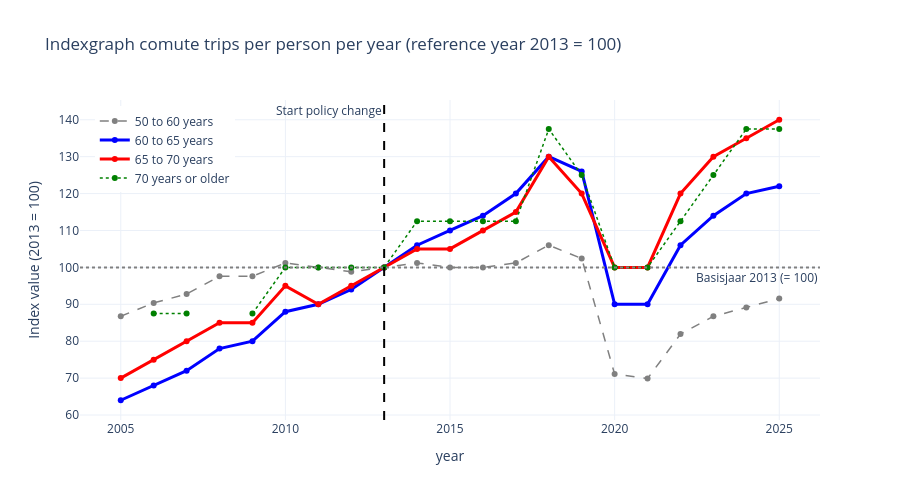

Notebook source saved alongside this figure:
### Code cell
# Make a copy of the filtered data to use for calculating the indexed figure 
df_indexed = df_filtered.copy()
reference_year = 2013                                            #set 2013, the year introducing the policy, as the reference year

# Calculate index value per age group (value /value in reference year * 100)
for age in column_dictionary.keys():
    if age in df_indexed.columns:
        reference_value = df_indexed.loc[df_indexed['year_clean'] == reference_year, age].values[0]
        
        # Bereken de indexkolom
        df_indexed[age + '_index'] = (df_indexed[age] / reference_value) * 100

# Make a new empty figure to make this index plot
fig_index = go.Figure()

styles = {                                                                      #make styles again
    '50 to 60 years': {'dash': 'dash', 'color': 'gray'},
    '60 to 65 years': {'dash': 'solid', 'color': 'blue'},
    '65 to 70 years': {'dash': 'solid', 'color': 'red'},      
    '70 years or older': {'dash': 'dot', 'color': 'green'}}

for age in column_dictionary.keys():                                            #add agegroups to index lines again      
    if age in df_indexed.columns:
        style = styles.get(age, {'dash': 'solid', 'color': 'black'})
        index_column = age + '_index'
        
        fig_index.add_trace(go.Scatter(
            x=df_indexed['year_clean'],
            y=df_indexed[index_column],
            mode='lines+markers',
            name=f"{age}",
            line=dict(
                color=style['color'], 
                dash=style['dash'], 
                width=3 if '65' in age else 1.5)))

# add horizontal line to help visualize 100
fig_index.add_hline(
    y=100, 
    line_dash="dot", 
    line_color="gray", 
    annotation_text=f"Basisjaar {reference_year} (= 100)", 
    annotation_position="bottom right")

# add vertical line at reference year 2013 to help visualise the start of the policy change
fig_index.add_vline(
    x=2013, 
    line_dash="dash", 
    line_color="black", 
    annotation_text="Start policy change", 
    annotation_position="top left")

# Layout 
fig_index.update_layout(
    title=f'Indexgraph comute trips per person per year (reference year {reference_year} = 100)',
    xaxis_title='year',
    yaxis_title='Index value (2013 = 100)',
    template='plotly_white',
    hovermode='x unified',
    legend=dict(x=0.02, y=0.98),
    width=900,
    height=500)

fig_index.show()

### Figure 1 — Plotly figure (JSON) as saved in the notebook; plotly's stock layout.template omitted (floating-point values rounded to 4 significant figures)
{"data": [{"line": {"color": "gray", "dash": "dash", "width": 1.5}, "mode": "lines+markers", "name": "50 to 60 years", "type": "scatter", "x": [2005, 2006, 2007, 2008, 2009, 2010, 2011, 2012, 2013, 2014, 2015, 2016, 2017, 2018, 2019, 2020, 2021, 2022, 2023, 2024, 2025], "y": [86.75, 90.36, 92.77, 97.59, 97.59, 101.2, 100.0, 98.8, 100.0, 101.2, 100.0, 100.0, 101.2, 106.0, 102.4, 71.08, 69.88, 81.93, 86.75, 89.16, 91.57]}, {"line": {"color": "blue", "dash": "solid", "width": 3}, "mode": "lines+markers", "name": "60 to 65 years", "type": "scatter", "x": [2005, 2006, 2007, 2008, 2009, 2010, 2011, 2012, 2013, 2014, 2015, 2016, 2017, 2018, 2019, 2020, 2021, 2022, 2023, 2024, 2025], "y": [64.0, 68.0, 72.0, 78.0, 80.0, 88.0, 90.0, 94.0, 100.0, 106.0, 110.0, 114.0, 120.0, 130.0, 126.0, 90.0, 90.0, 106.0, 114.0, 120.0, 122.0]}, {"line": {"color": "red", "dash": "solid", "width": 3}, "mode": "lines+markers", "name": "65 to 70 years", "type": "scatter", "x": [2005, 2006, 2007, 2008, 2009, 2010, 2011, 2012, 2013, 2014, 2015, 2016, 2017, 2018, 2019, 2020, 2021, 2022, 2023, 2024, 2025], "y": [70.0, 75.0, 80.0, 85.0, 85.0, 95.0, 90.0, 95.0, 100.0, 105.0, 105.0, 110.0, 115.0, 130.0, 120.0, 100.0, 100.0, 120.0, 130.0, 135.0, 140.0]}, {"line": {"color": "green", "dash": "dot", "width": 1.5}, "mode": "lines+markers", "name": "70 years or older", "type": "scatter", "x": [2005, 2006, 2007, 2008, 2009, 2010, 2011, 2012, 2013, 2014, 2015, 2016, 2017, 2018, 2019, 2020, 2021, 2022, 2023, 2024, 2025], "y": [NaN, 87.5, 87.5, NaN, 87.5, 100.0, 100.0, 100.0, 100.0, 112.5, 112.5, 112.5, 112.5, 137.5, 125.0, 100.0, 100.0, 112.5, 125.0, 137.5, 137.5]}], "layout": {"annotations": [{"showarrow": false, "text": "Basisjaar 2013 (= 100)", "x": 1, "xanchor": "right", "xref": "x domain", "y": 100, "yanchor": "top", "yref": "y"}, {"showarrow": false, "text": "Start policy change", "x": 2013, "xanchor": "right", "xref": "x", "y": 1, "yanchor": "top", "yref": "y domain"}], "height": 500, "hovermode": "x unified", "legend": {"x": 0.02, "y": 0.98}, "shapes": [{"line": {"color": "gray", "dash": "dot"}, "type": "line", "x0": 0, "x1": 1, "xref": "x domain", "y0": 100, "y1": 100, "yref": "y"}, {"line": {"color": "black", "dash": "dash"}, "type": "line", "x0": 2013, "x1": 2013, "xref": "x", "y0": 0, "y1": 1, "yref": "y domain"}], "title": {"text": "Indexgraph comute trips per person per year (reference year 2013 = 100)"}, "width": 900, "xaxis": {"title": {"text": "year"}}, "yaxis": {"title": {"text": "Index value (2013 = 100)"}}}}
